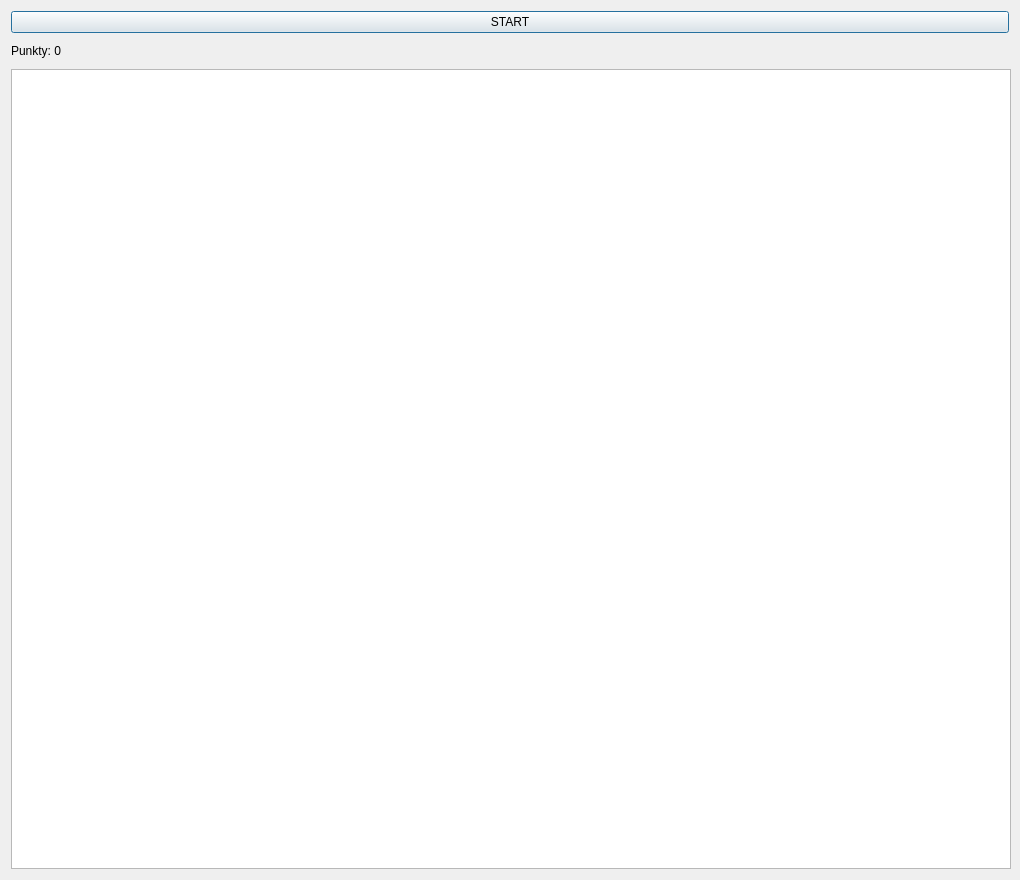
<?xml version="1.0" encoding="UTF-8"?>
<ui version="4.0">
 <class>Gra</class>
 <widget class="QDialog" name="Gra">
  <property name="geometry">
   <rect>
    <x>0</x>
    <y>0</y>
    <width>1020</width>
    <height>880</height>
   </rect>
  </property>
  <property name="minimumSize">
   <size>
    <width>1020</width>
    <height>880</height>
   </size>
  </property>
  <property name="maximumSize">
   <size>
    <width>1020</width>
    <height>880</height>
   </size>
  </property>
  <property name="windowTitle">
   <string>Dialog</string>
  </property>
  <layout class="QVBoxLayout" name="verticalLayout">
   <item>
    <widget class="QPushButton" name="Stop_Start">
     <property name="text">
      <string>START</string>
     </property>
    </widget>
   </item>
   <item>
    <widget class="QLabel" name="punkty">
     <property name="text">
      <string>Punkty: 0</string>
     </property>
    </widget>
   </item>
   <item>
    <widget class="QGraphicsView" name="graphicsView">
     <property name="minimumSize">
      <size>
       <width>1000</width>
       <height>800</height>
      </size>
     </property>
     <property name="maximumSize">
      <size>
       <width>1000</width>
       <height>800</height>
      </size>
     </property>
     <property name="verticalScrollBarPolicy">
      <enum>Qt::ScrollBarAlwaysOff</enum>
     </property>
     <property name="horizontalScrollBarPolicy">
      <enum>Qt::ScrollBarAlwaysOff</enum>
     </property>
    </widget>
   </item>
  </layout>
 </widget>
 <resources/>
 <connections/>
</ui>
